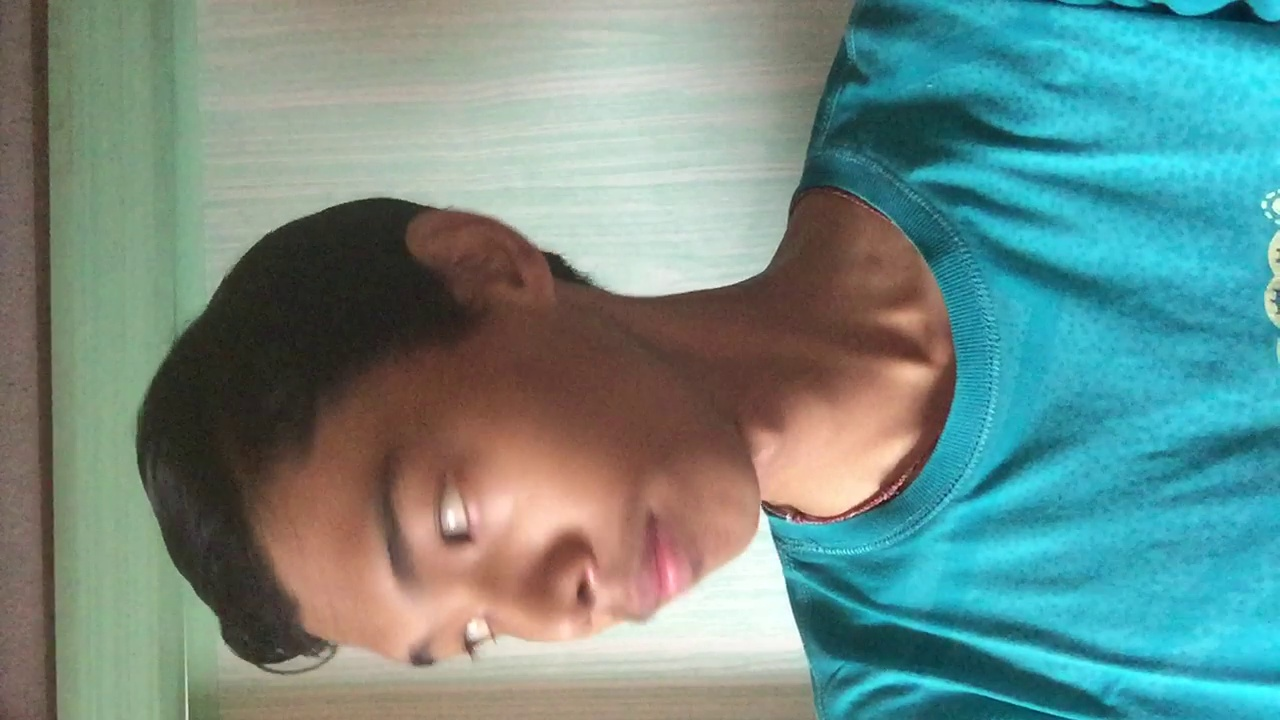
#> input picture train-data/p1/102.jpg, 1280 x 720 px; its folder holds only this picture in this run
$ python recognizing-faces.py
#> lines starting #> are read from the running program, lines starting #| are printed output that depends on the picture
"""
Face Recognization Mini Project With OpenCV & LBPH Face Recogniser
"""
import cv2
import os
import numpy as np
from matplotlib import pyplot as plt

subjects = ["", "KTH", "NSA", "PMT"]

# function to detect face using OpenCV
def detect_face(img):
    gray = cv2.cvtColor(img, cv2.COLOR_BGR2GRAY)

    face_cascade = cv2.CascadeClassifier(cv2.data.haarcascades + 'haarcascade_frontalface_default.xml')
    faces = face_cascade.detectMultiScale(gray, scaleFactor=1.2, minNeighbors=5)

    # if no faces are detected then return original img
    if len(faces) == 0:
        return None, None

    # under the assumption that there will be only one face,
    # extract the face area
    (x, y, w, h) = faces[0]

    # return only the face part of the image
    return gray[y:y + w, x:x + h], faces[0]

# function for data preparing
def prepare_training_data(data_folder_path):
    # ------STEP-1--------
    # get the directories (one directory for each subject) in data folder
#> called with data_folder_path = 'train-data'
    dirs = os.listdir(data_folder_path)

    # list to hold all subject faces
    faces = []
    # list to hold labels for all subjects
    labels = []

    # let's go through each directory and read images within it
    for dir_name in dirs:

        # our subject directories start with letter 'p' so
        # ignore any non-relevant directories if any
        if not dir_name.startswith("p"):
            continue;

        label = int(dir_name.replace("p", ""))

        subject_dir_path = data_folder_path + "/" + dir_name

        # get the images names that are inside the given subject directory
        subject_images_names = os.listdir(subject_dir_path)

        for image_name in subject_images_names:

            # ignore system files like .DS_Store
            if image_name.startswith("."):
                continue;

            # build image path
            # sample image path = training-data/a1/1.jpg
            image_path = subject_dir_path + "/" + image_name

            # read image
            image = cv2.imread(image_path)
#> image is the input picture: shape (720, 1280, 3); mean B, G, R 135, 140.4, 109.8

            # display an image window to show the image
            cv2.imshow("Training on image...", cv2.resize(image, (400, 500)))
            cv2.waitKey(100)

            # detect face
            face, rect = detect_face(image)
#> in detect_face, `faces = face_cascade.detectMultiScale(gray, scaleFactor=1.2, minNeighb..`: faces = ()

            # ------STEP-4--------
            # for the purpose of this tutorial
            # we will ignore faces that are not detected
            if face is not None:
                # add face to list of faces
                faces.append(face)
                # add label for this face
                labels.append(label)
#> pass 2 of the loop in prepare_training_data, `for dir_name in dirs:`:
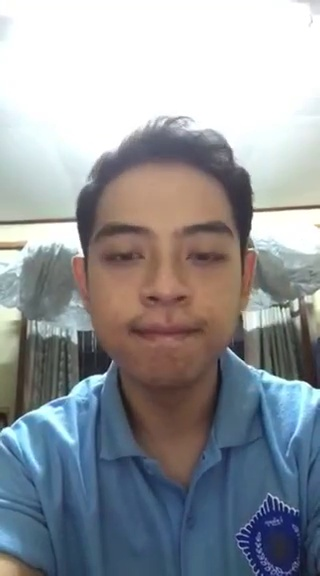
#> input picture train-data/p2/100.jpg, 320 x 576 px
#> in prepare_training_data, image is the input picture: shape (576, 320, 3); mean B, G, R 156.5, 151.6, 147.7
#> in detect_face (call 2), `gray = cv2.cvtColor(img, cv2.COLOR_BGR2GRAY)`:
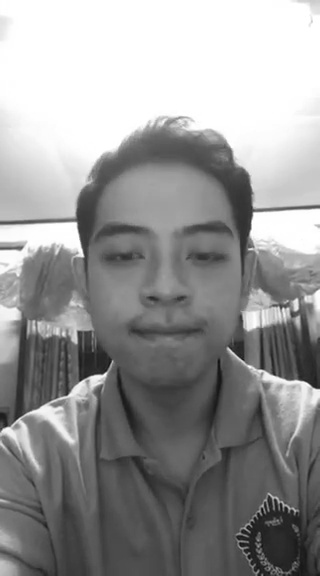
#> gray: shape (576, 320); min 14, max 255, mean 151
#> in detect_face (call 2), `faces = face_cascade.detectMultiScale(gray, scaleFactor=1.2, minNeighb..`: faces = [[71, 182, 190, 190]]
#> in detect_face (call 2), `(x, y, w, h) = faces[0]`: x = 71; y = 182; w = 190
#> in prepare_training_data, `face, rect = detect_face(image)`:
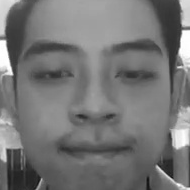
#> face: shape (190, 190); min 19, max 255, mean 117.8
#> in prepare_training_data, `face, rect = detect_face(image)`: rect = [71, 182, 190, 190]

    cv2.destroyAllWindows()
    cv2.waitKey(1)
    cv2.destroyAllWindows()

    return faces, labels


print("Preparing data...")
faces, labels = prepare_training_data("train-data")
#> faces = 1 item; labels = [2]
print("Data prepared")

# print total faces and labels
print("Total faces: ", len(faces))
#| Total faces:  1
print("Total labels: ", len(labels))
#| Total labels:  1

# create our LBPH face recognizer
face_recognizer = cv2.face.LBPHFaceRecognizer_create()

# train our face recognizer of our training faces
face_recognizer.train(faces, np.array(labels))


# function to draw rectangle on image
# according to given (x, y) coordinates and
# given width and heigh

def draw_rectangle(img, rect):
    (x, y, w, h) = rect
    cv2.rectangle(img, (x, y), (x + w, y + h), (0, 255, 0), 5)

# function to draw text on give image starting from
# passed (x, y) coordinates.
def draw_text(img, text, x, y):
    cv2.putText(img, text, (x, y), cv2.FONT_HERSHEY_PLAIN, 5, (0, 255, 0), 3)


def predict(test_img):
    # this function recognizes the person in image passed
    # and draws a rectangle around detected face with name of the
    # subject

    # make a copy of the image as we don't want to change original image
    img = test_img.copy()
    # detect face from the image
    face, rect = detect_face(img)

    # predict the image using our face recognizer
    label = face_recognizer.predict(face)
    # get name of respective label returned by face recognizer
    label_text = subjects[label[0]]

    # draw a rectangle around face detected
    draw_rectangle(img, rect)
    # draw name of predicted person
    draw_text(img, label_text, rect[0], rect[1] - 5)

    return img

print("Predicting images...")

# load test images
test_img1 = cv2.imread("test-data/test1.JPG")
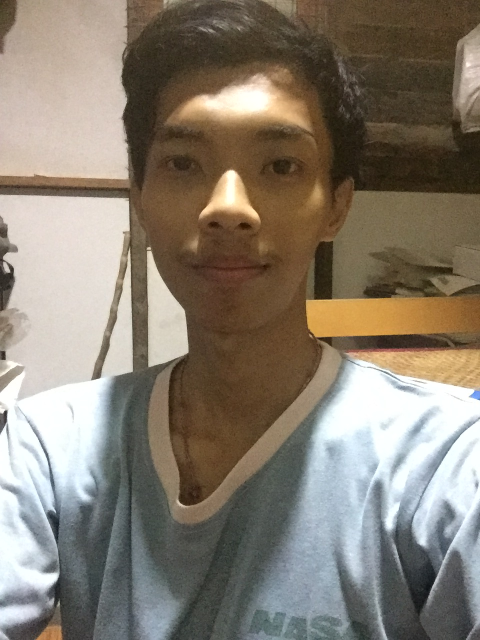
#> input picture test-data/test1.JPG, 960 x 1280 px (shown at 1/2 size)
#> test_img1 is the input picture: shape (1280, 960, 3); mean B, G, R 112.3, 125.5, 135
test_img2 = cv2.imread("test-data/test2.jpg")
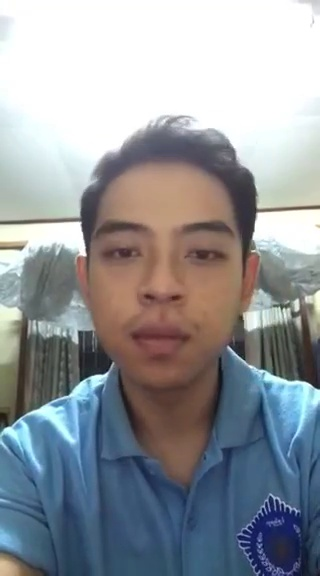
#> input picture test-data/test2.jpg, 320 x 576 px
#> test_img2 is the input picture: shape (576, 320, 3); mean B, G, R 156.6, 151.5, 147.5
test_img3 = cv2.imread("test-data/test3.JPG")
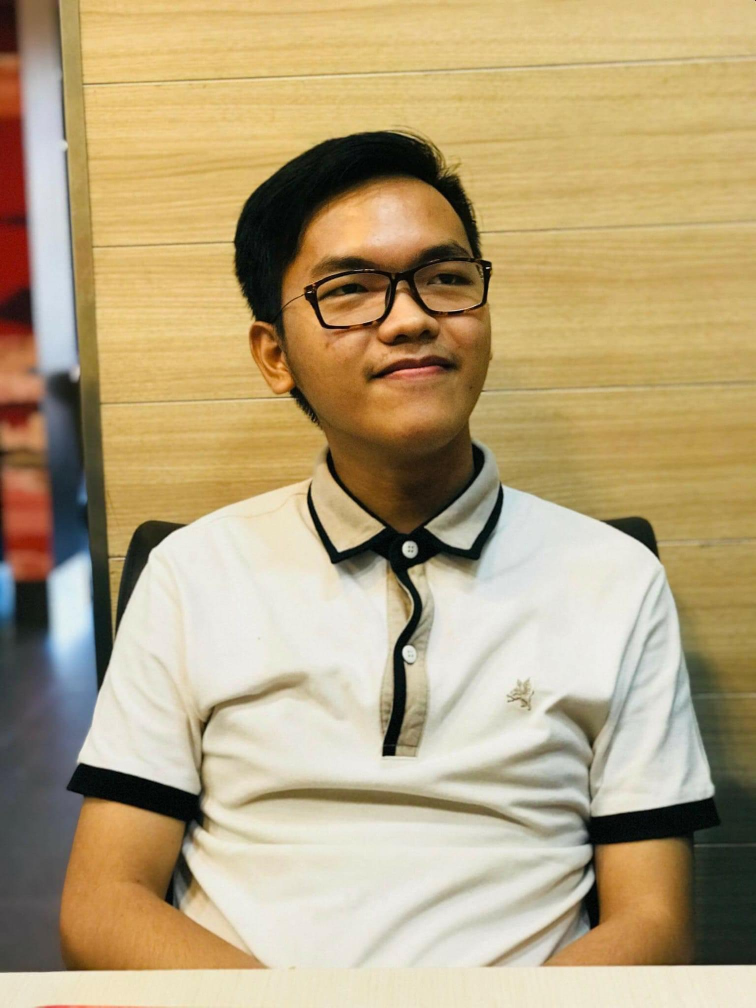
#> input picture test-data/test3.JPG, 1511 x 2015 px (shown at 1/2 size)
#> test_img3 is the input picture: shape (2015, 1511, 3); mean B, G, R 125, 163, 182.3

# perform a prediction
predicted_img1 = predict(test_img1)
#> in predict, `face, rect = detect_face(img)`: rect = [200, 130, 526, 526]
#> in predict, `label = face_recognizer.predict(face)`: label = (2, 79.3)
#> in predict, `label_text = subjects[label[0]]`: label_text = 'NSA'
#> in draw_rectangle, `(x, y, w, h) = rect`: x = 200; y = 130; w = 526
predicted_img2 = predict(test_img2)
#> in predict (call 2), `face, rect = detect_face(img)`:
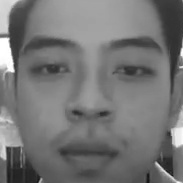
#> face: shape (183, 183); min 21, max 255, mean 117.1
#> in predict (call 2), `face, rect = detect_face(img)`: rect = [72, 184, 183, 183]
#> in predict (call 2), `label = face_recognizer.predict(face)`: label = (2, 34.16)
predicted_img3 = predict(test_img3)
#> in detect_face (call 5), `gray = cv2.cvtColor(img, cv2.COLOR_BGR2GRAY)`:
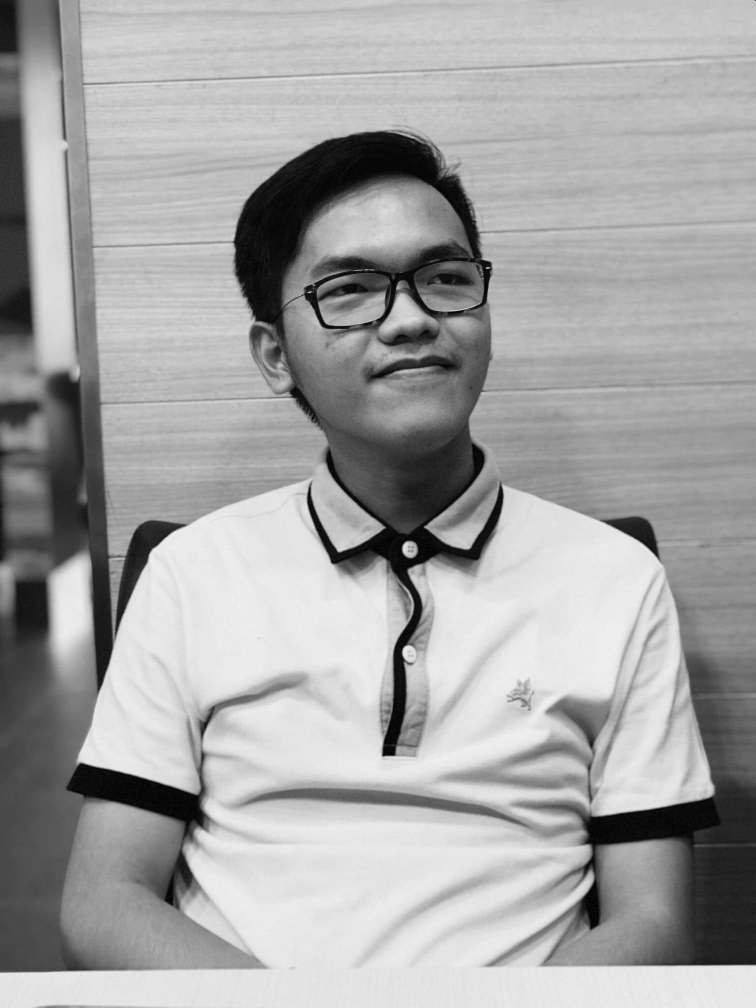
#> gray: shape (2015, 1511) (shown at 1/2 size); min 0, max 249, mean 164.5
#> in detect_face (call 5), `faces = face_cascade.detectMultiScale(gray, scaleFactor=1.2, minNeighb..`: faces = [[518, 357, 518, 518]]
#> in detect_face (call 5), `(x, y, w, h) = faces[0]`: x = 518; y = 357; w = 518
#> in predict (call 3), `face, rect = detect_face(img)`:
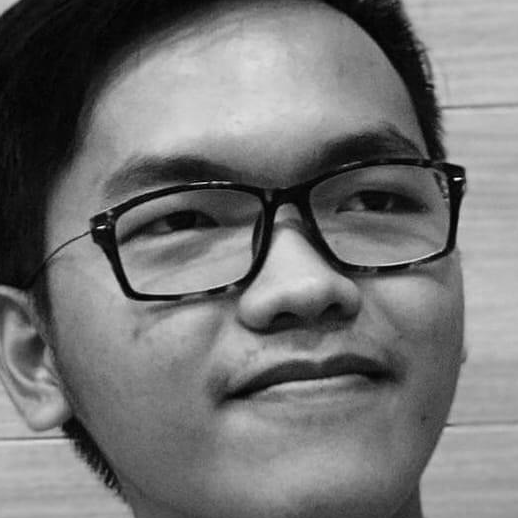
#> face: shape (518, 518); min 0, max 249, mean 115.7
#> in predict (call 3), `face, rect = detect_face(img)`: rect = [518, 357, 518, 518]
#> in predict (call 3), `label = face_recognizer.predict(face)`: label = (2, 72.94)
#> call 3 of draw_text, with text = 'NSA', x = 518, y = 352
#> in draw_text (call 3), `cv2.putText(img, text, (x, y), cv2.FONT_HERSHEY_PLAIN, 5, (0, 255, 0),..`:
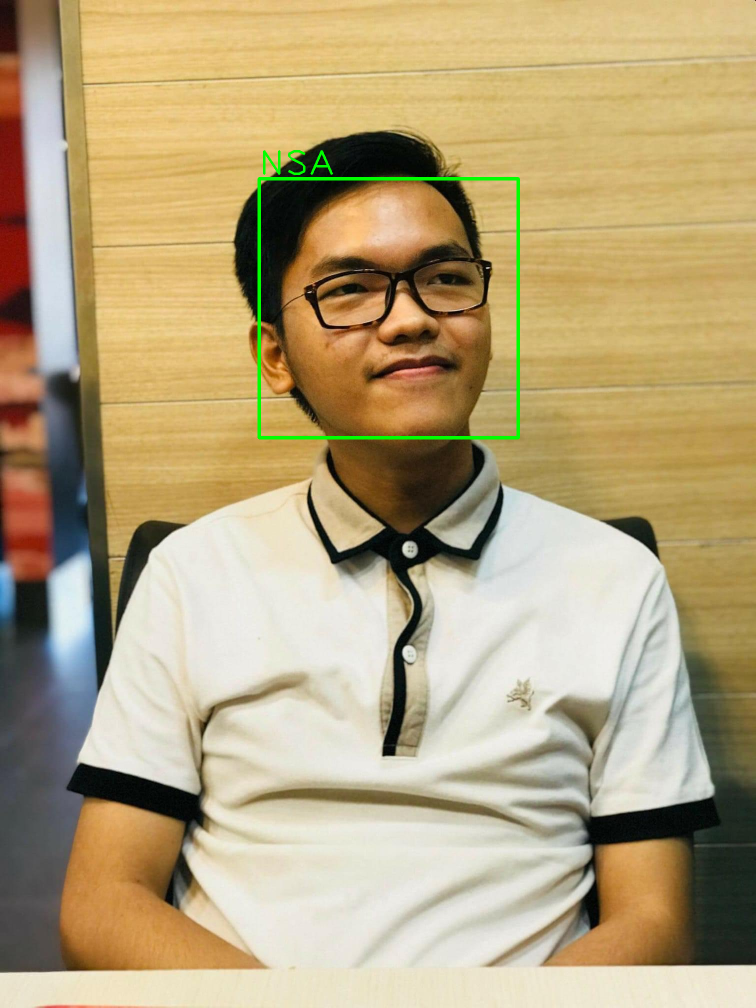
#> img: shape (2015, 1511, 3) (shown at 1/2 size); mean B, G, R 124.7, 163.8, 181.6
print("Prediction complete")

# display both images
# cv2.imshow(subjects[1], predicted_img1)
# cv2.imshow(subjects[2], predicted_img2)

titles = [subjects[1], subjects[2], subjects[3]]
images = [predicted_img1, predicted_img2, predicted_img3]

for i in range(3):
    plt.subplot(3, 3, i+1), plt.imshow(images[i], 'gray')
    plt.title(titles[i])
    plt.xticks([]), plt.yticks([])

plt.show()
#> figure, not shown here; B, G, R data is drawn as R, G, B
cv2.waitKey(0)
cv2.destroyAllWindows()
